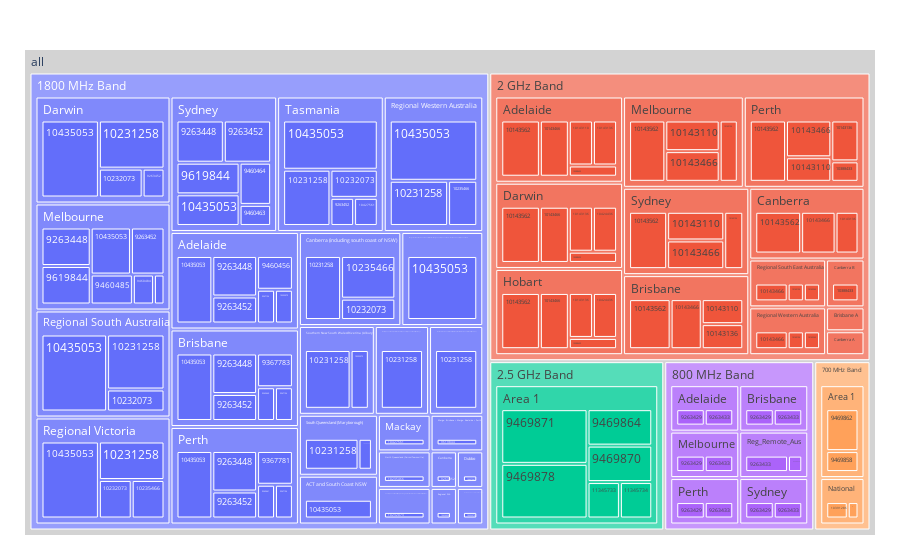

Source (notebook cell):
### Markdown cell above
## Display Heirarchical Data Using Existing Classifiers

Use the spectrumLicencesFreq dataset to create a tree map of the existing dataset. Note that this dataset is imperfect:
- Very long area designations (some of which are not well defined)
- Does not display the magnitude of allocation vs free spectrum
- Uses band categories as opposed to defined frequency graduations

### Code cell
import plotly.express as px

# First draft visualisation
fig = px.treemap(specFreq, path=[px.Constant('all'), 'LICENCE_CATEGORY_NAME','AREA_NAME','LICENCE_NO'], values='USAGE')
fig.update_traces(root_color="lightgrey")
fig.update_layout(margin = dict(t=50, l=25, r=25, b=25))
fig.write_html('ACMA Treemaps/treemap.html')
fig.show()

### Figure 1 — Plotly figure (JSON) as saved in the notebook; plotly's stock layout.template omitted (floating-point values rounded to 4 significant figures; data arrays with more than 128 entries replaced by an {"elided": "..."} marker saying what was removed)
{"data": [{"branchvalues": "total", "domain": {"x": [0, 1], "y": [0, 1]}, "hovertemplate": "labels=%{label}<br>USAGE=%{value}<br>parent=%{parent}<br>id=%{id}<extra></extra>", "ids": {"elided": "425 str values"}, "labels": {"elided": "425 str values"}, "name": "", "parents": {"elided": "425 str values"}, "root": {"color": "lightgrey"}, "type": "treemap", "values": {"elided": "425 int values"}}], "layout": {"legend": {"tracegroupgap": 0}, "margin": {"b": 25, "l": 25, "r": 25, "t": 50}}}
